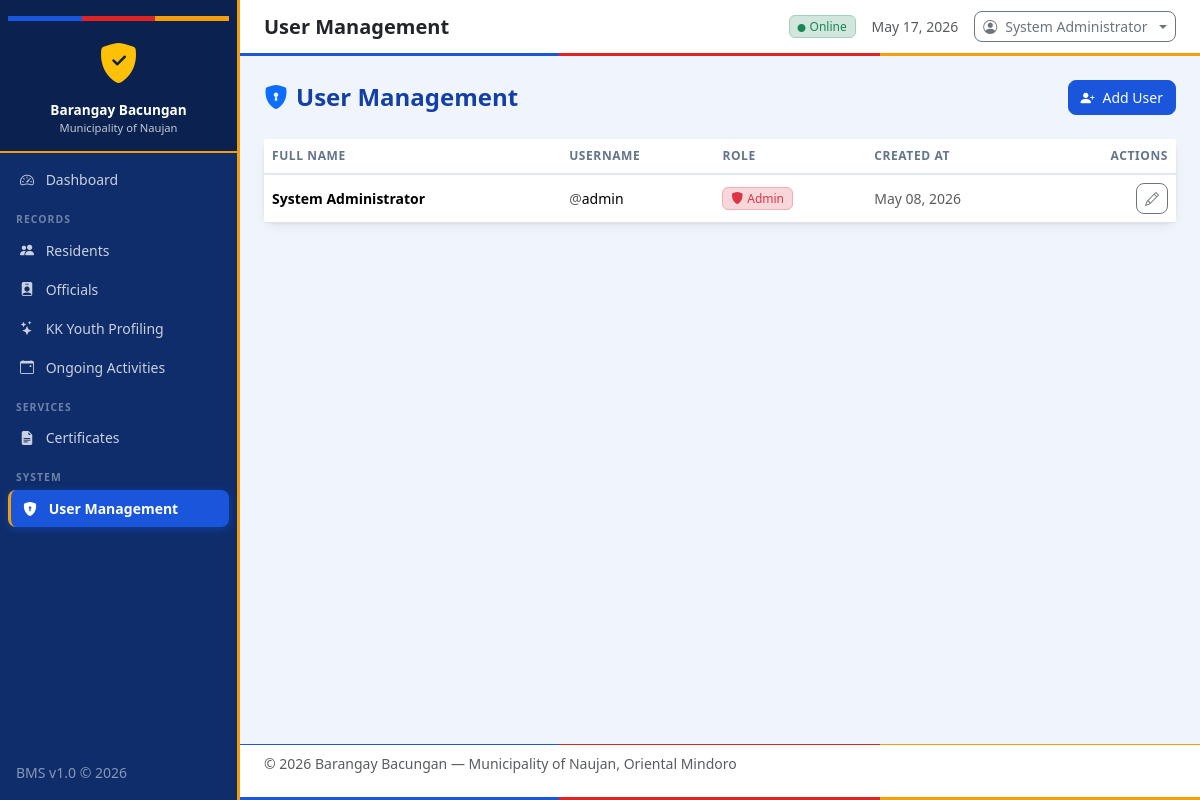
Page /modules/users/index.php (signed in) on the earlier database version.
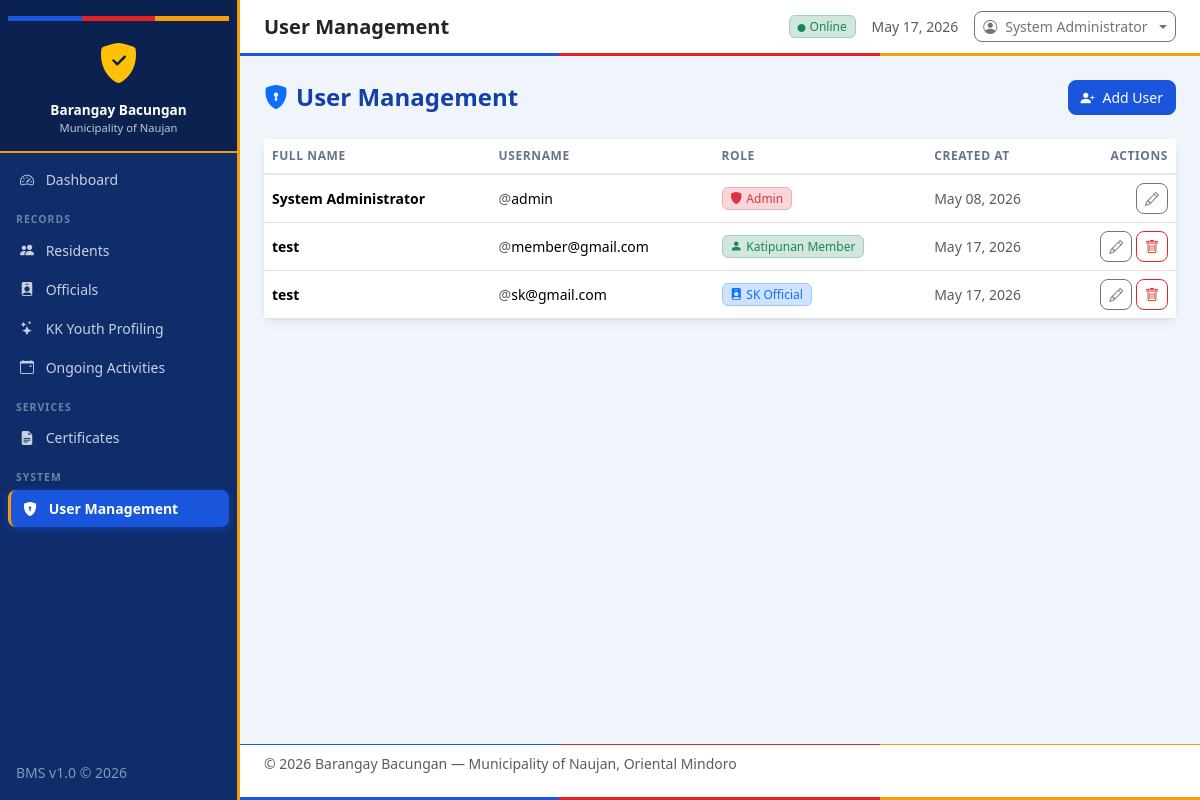
Same page on the later database version.
### tables this page shows
CREATE TABLE users (
            id INTEGER PRIMARY KEY AUTOINCREMENT,
            username TEXT NOT NULL UNIQUE,
            password TEXT NOT NULL,
            full_name TEXT NOT NULL,
            role TEXT DEFAULT 'Staff',
            created_at TEXT DEFAULT (datetime('now','localtime'))
        );

### config/auth.php (called while the page is built, shortened)
<?php
function getCurrentUser(): ?array {
    $db = getDB();
    $stmt = $db->prepare("SELECT id, username, full_name, role FROM users WHERE id = ?");
    $stmt->execute([$_SESSION['user_id']]);
    return $stmt->fetch() ?: null;
}

### modules/users/index.php (the view, shortened to what the changed rows need)
<?php
require_once __DIR__ . '/../../config/auth.php';
$rootPath  = '../../';
$db = getDB();
$stmt = $db->query("SELECT id, username, full_name, role, created_at FROM users ORDER BY role, full_name");
$users = $stmt->fetchAll();
include __DIR__ . '/../../includes/header.php';
?>
<div class="card content-card">
    <div class="card-body p-0">
        <div class="table-responsive">
            <table class="table table-hover mb-0 align-middle">
                <thead class="text-muted small">
                    <tr>
                        <th>Full Name</th>
                        <th>Username</th>
                        <th>Role</th>
                        <th>Created At</th>
                        <th class="text-end">Actions</th>
                    </tr>
                </thead>
                <tbody>
                <?php if (empty($users)): ?>
                    <tr><td colspan="5" class="text-center py-5 text-muted">No users found.</td></tr>
                <?php else: ?>
                    <?php foreach ($users as $u): ?>
                    <tr>
                        <td class="fw-semibold"><?= htmlspecialchars($u['full_name']) ?></td>
                        <td><span class="text-muted">@</span><?= htmlspecialchars($u['username']) ?></td>
                        <td>
                            <?php if ($u['role'] === 'Admin'): ?>
                                <span class="badge bg-danger-subtle text-danger border border-danger-subtle"><i class="bi bi-shield-fill me-1"></i>Admin</span>
                            <?php elseif ($u['role'] === 'SK Official'): ?>
                                <span class="badge bg-primary-subtle text-primary border border-primary-subtle"><i class="bi bi-person-badge-fill me-1"></i>SK Official</span>
                            <?php else: ?>
                                <span class="badge bg-success-subtle text-success border border-success-subtle"><i class="bi bi-person-fill me-1"></i>Katipunan Member</span>
                            <?php endif; ?>
                        </td>
                        <td class="text-muted small"><?= date('M d, Y', strtotime($u['created_at'])) ?></td>
                        <td class="text-end">
                            <a href="edit.php?id=<?= $u['id'] ?>" class="btn btn-sm btn-outline-secondary" title="Edit">
                                <i class="bi bi-pencil"></i>
                            </a>
                            <?php if ($u['id'] !== $currentUser['id']): ?>
                            <a href="delete.php?id=<?= $u['id'] ?>" class="btn btn-sm btn-outline-danger" title="Delete" onclick="return confirm('Are you sure you want to delete this user?');">
                                <i class="bi bi-trash"></i>
                            </a>
                            <?php endif; ?>
                        </td>
                    </tr>
                    <?php endforeach; ?>
                <?php endif; ?>
                </tbody>
            </table>
        </div>
    </div>
</div>
<?php include __DIR__ . '/../../includes/footer.php'; ?>

### includes/header.php (shortened to what the changed rows need)
<?php
require_once dirname(__DIR__) . '/config/auth.php';
$currentUser = getCurrentUser();
?>
<!DOCTYPE html>
<html lang="en">
<head>
    <link rel="stylesheet" href="https://cdn.jsdelivr.net/npm/bootstrap@5.3.2/dist/css/bootstrap.min.css">
    <link rel="stylesheet" href="https://cdn.jsdelivr.net/npm/bootstrap-icons@1.11.3/font/bootstrap-icons.min.css">
    <link rel="stylesheet" href="<?= $rootPath ?? '' ?>assets/css/style.css">
</head>
<body>
<div class="wrapper d-flex">
    <div class="main-content flex-grow-1 d-flex flex-column">
        <header class="topbar d-flex align-items-center px-4 py-2">
            <div class="ms-auto d-flex align-items-center gap-3">
                <div class="dropdown">
                    <button class="btn btn-sm btn-outline-secondary dropdown-toggle d-flex align-items-center gap-2" type="button" data-bs-toggle="dropdown">
                        <i class="bi bi-person-circle"></i>
                        <span class="d-none d-sm-inline"><?= htmlspecialchars($currentUser['full_name'] ?? 'User') ?></span>
                    </button>
                </div>
            </div>
        </header>
        <main class="flex-grow-1 p-4">

Differences in the rows shown:
added users: full_name "test", username "member@gmail.com", role "Katipunan Member" (drawn), created_at "May 17, 2026"
added users: full_name "test", username "sk@gmail.com", role "SK Official" (drawn), created_at "May 17, 2026"
